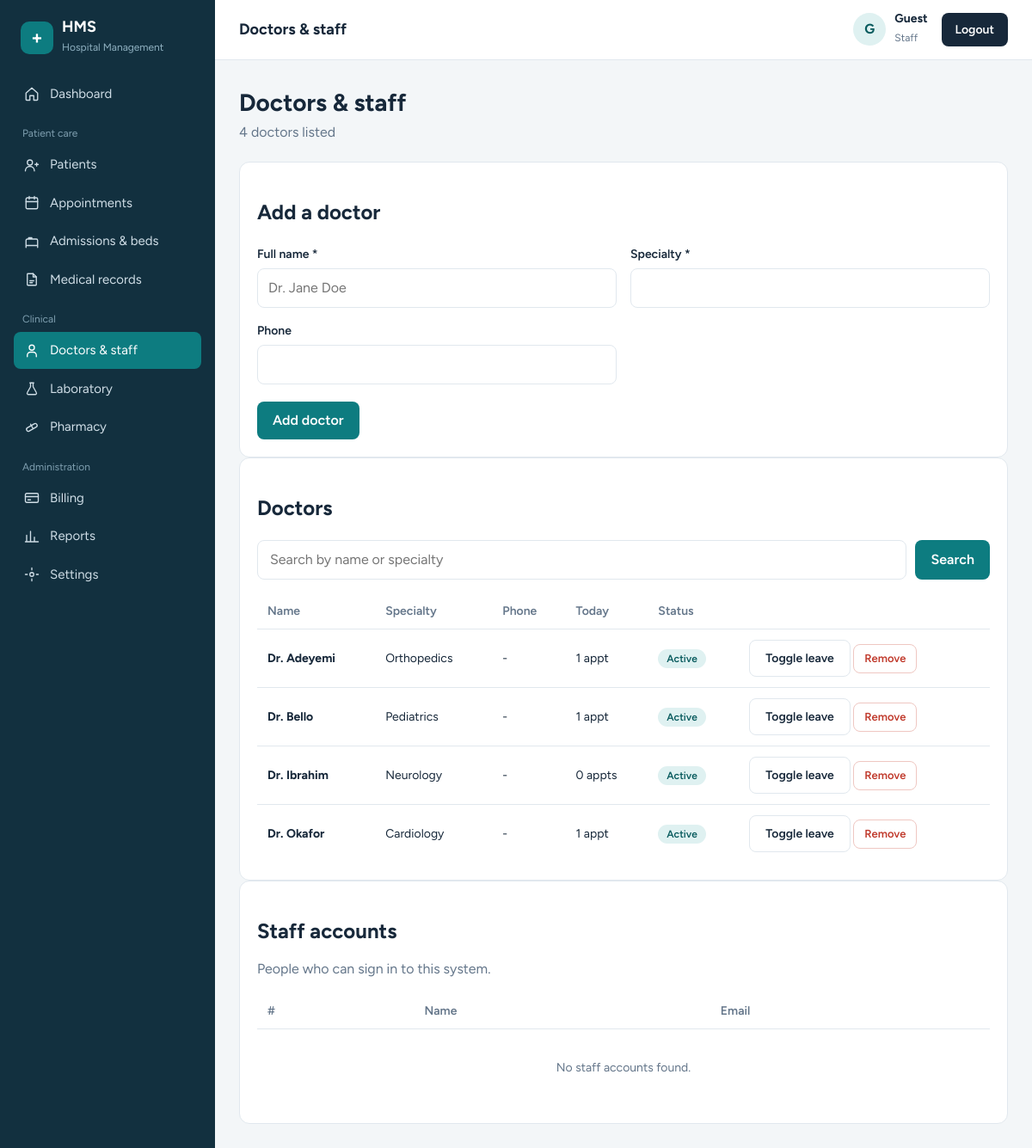
The app's page /doctors.php with its own data.
### tables this page shows
CREATE TABLE IF NOT EXISTS doctors (
    id INT AUTO_INCREMENT PRIMARY KEY,
    name VARCHAR(120) NOT NULL,
    specialty VARCHAR(80) NOT NULL,
    phone VARCHAR(25) DEFAULT NULL,
    status VARCHAR(20) DEFAULT 'Active'
);

### doctors.php (the view, shortened to what this page needs)
<?php
require_once __DIR__ . '/connect.php';
require_once __DIR__ . '/partials/helpers.php';
$search = trim($_GET['q'] ?? '');
$like = '%' . $search . '%';
$stmt = $conn->prepare(
    "SELECT d.id, d.name, d.specialty, d.phone, d.status,
            (SELECT COUNT(*) FROM appointments a
             WHERE a.doctor_name = d.name AND a.appt_date = CURDATE() AND a.status <> 'Cancelled') AS today_count
     FROM doctors d
     WHERE d.name LIKE ? OR d.specialty LIKE ?
     ORDER BY d.name ASC"
);
$stmt->bind_param("ss", $like, $like);
$stmt->execute();
$doctors = $stmt->get_result()->fetch_all(MYSQLI_ASSOC);
$staff = db_rows($conn, "SELECT id, name, email FROM users ORDER BY id DESC LIMIT 50");
include __DIR__ . '/partials/header.php';
?>
<div class="page-head">
    <div>
        <h1>Doctors &amp; staff</h1>
        <p><?php echo count($doctors); ?> doctor<?php echo count($doctors) === 1 ? '' : 's'; ?> listed</p>
    </div>
</div>
<div class="stack">
<div class="panel">
    <h2>Add a doctor</h2>
    <form method="post">
        <div class="form-grid">
            <div class="field">
                <label for="name">Full name *</label>
                <input type="text" id="name" name="name" placeholder="Dr. Jane Doe" required>
            </div>
            <div class="field">
                <label for="specialty">Specialty *</label>
                <input type="text" id="specialty" name="specialty" list="specs" required>
            </div>
            <div class="field">
                <label for="phone">Phone</label>
                <input type="tel" id="phone" name="phone">
            </div>
        </div>
        <div class="form-actions"><button class="btn" type="submit">Add doctor</button></div>
    </form>
</div>
<div class="panel">
    <h2>Doctors</h2>
    <form method="get" class="toolbar">
        <input type="search" name="q" placeholder="Search by name or specialty" value="<?php echo e($search); ?>">
        <button class="btn" type="submit">Search</button>
    </form>
    <div class="table-wrap">
        <table>
            <thead><tr><th>Name</th><th>Specialty</th><th>Phone</th><th>Today</th><th>Status</th><th></th></tr></thead>
            <tbody>
            <?php if (empty($doctors)): ?>
                <tr><td colspan="6" class="empty">No doctors found.</td></tr>
            <?php else: foreach ($doctors as $d): ?>
                <tr>
                    <td><b><?php echo e($d['name']); ?></b></td>
                    <td><?php echo e($d['specialty']); ?></td>
                    <td><?php echo e($d['phone'] ?: '-'); ?></td>
                    <td><?php echo (int)$d['today_count']; ?> appt<?php echo (int)$d['today_count'] === 1 ? '' : 's'; ?></td>
                    <td><?php echo badge($d['status'] ?: 'Active'); ?></td>
                    <td>
                        <form method="post" class="row-form" style="justify-content:flex-end"
                              onsubmit="return !event.submitter || event.submitter.value !== 'delete' || confirm('Remove this doctor?');">
                            <button type="submit" name="action" value="toggle" class="btn btn-ghost btn-sm">Toggle leave</button>
                            <button type="submit" name="action" value="delete" class="btn btn-danger">Remove</button>
                        </form>
                    </td>
                </tr>
            <?php endforeach; endif; ?>
            </tbody>
        </table>
    </div>
</div>
<div class="panel">
    <h2>Staff accounts</h2>
    <p style="color:var(--muted);margin-top:-6px">People who can sign in to this system.</p>
    <div class="table-wrap">
        <table>
            <thead><tr><th>#</th><th>Name</th><th>Email</th></tr></thead>
            <tbody>
            <?php if (empty($staff)): ?>
                <tr><td colspan="3" class="empty">No staff accounts found.</td></tr>
            <?php else: foreach ($staff as $u): ?>
                <tr>
                    <td><?php echo (int)$u['id']; ?></td>
                    <td><b><?php echo e($u['name']); ?></b></td>
                    <td><?php echo e($u['email']); ?></td>
                </tr>
            <?php endforeach; endif; ?>
            </tbody>
        </table>
    </div>
</div>
</div>
<?php include __DIR__ . '/partials/footer.php'; ?>

### partials/helpers.php (shortened to what this page needs)
<?php
function e($v) {
    return htmlspecialchars((string)$v, ENT_QUOTES, 'UTF-8');
}
function badge($status) {
    $map = [
        'completed' => 'st-done', 'paid' => 'st-done', 'active' => 'st-done', 'discharged' => 'st-sched',
        'in progress' => 'st-live', 'admitted' => 'st-live',
        'pending' => 'st-wait', 'waiting' => 'st-wait', 'unpaid' => 'st-wait', 'on leave' => 'st-wait',
        'cancelled' => 'st-cancel',
    ];
    $cls = $map[strtolower($status)] ?? 'st-sched';
    return '<span class="badge ' . $cls . '">' . e($status) . '</span>';
}

### partials/header.php (style rules this page uses)
:root { --ink:#17283a; --muted:#64768a; --line:#e1e8ee; --bg:#f3f6f8; --card:#fff; --brand:#0d7c80; --brand-dark:#095b5e; --brand-soft:#dff1f1; --side:#12303f; --danger:#c0392b; --ok:#1f8a54; }
* { box-sizing:border-box; }
body { margin:0; font-family:'Figtree','Segoe UI',Arial,sans-serif; background:var(--bg); color:var(--ink); line-height:1.5; }
.page-head { display:flex; justify-content:space-between; align-items:flex-end; flex-wrap:wrap; gap:12px; margin-bottom:22px; }
.page-head h1 { margin:0; font-size:28px; }
.page-head p { margin:2px 0 0; color:var(--muted); }
.panel { background:var(--card); border:1px solid var(--line); border-radius:12px; padding:20px; }
.btn { display:inline-block; background:var(--brand); color:#fff; border:0; padding:10px 18px; border-radius:8px; font:inherit; font-weight:600; cursor:pointer; }
.btn-ghost { background:#fff; color:var(--ink); border:1px solid var(--line); }
.btn-danger { background:#fff; color:var(--danger); border:1px solid #efc7c2; padding:6px 12px; font-size:13px; }
.toolbar { display:flex; gap:10px; flex-wrap:wrap; margin-bottom:16px; }
.toolbar input[type=search] { flex:1; min-width:220px; padding:10px 14px; border:1px solid var(--line); border-radius:8px; font:inherit; }
.table-wrap { overflow-x:auto; }
table { width:100%; border-collapse:collapse; font-size:14px; }
th { text-align:left; color:var(--muted); font-weight:600; padding:10px 12px; border-bottom:1px solid var(--line); white-space:nowrap; }
td { padding:12px; border-bottom:1px solid var(--line); white-space:nowrap; }
tr:last-child td { border-bottom:0; }
.empty { text-align:center; color:var(--muted); padding:34px 12px !important; white-space:normal; }
.badge { padding:4px 10px; border-radius:20px; font-size:12px; font-weight:600; background:var(--brand-soft); color:var(--brand-dark); }
.form-grid { display:grid; grid-template-columns:1fr 1fr; gap:16px; }
.field { display:flex; flex-direction:column; gap:6px; }
.field label { font-size:14px; font-weight:600; }
.field input, .field select, .field textarea { padding:10px 12px; border:1px solid var(--line); border-radius:8px; font:inherit; background:#fff; }
.form-actions { display:flex; gap:10px; margin-top:20px; }

### records on screen
doctors: name "Dr. Adeyemi", specialty "Orthopedics", phone "-", today_count "1", status "Active"
doctors: name "Dr. Bello", specialty "Pediatrics", phone "-", today_count "1", status "Active"
doctors: name "Dr. Ibrahim", specialty "Neurology", phone "-", today_count "0", status "Active"
doctors: name "Dr. Okafor", specialty "Cardiology", phone "-", today_count "1", status "Active"

### other values on screen
$label "Dashboard Patients Appointments Admissions & beds Medical records Doctors & staff Laboratory Pharmacy Billing Reports Settings"
$pageTitle "Doctors & staff"
substr($name, 0, 1) "G"
$name "Guest"
$role "Staff"
count($doctors) "4"
